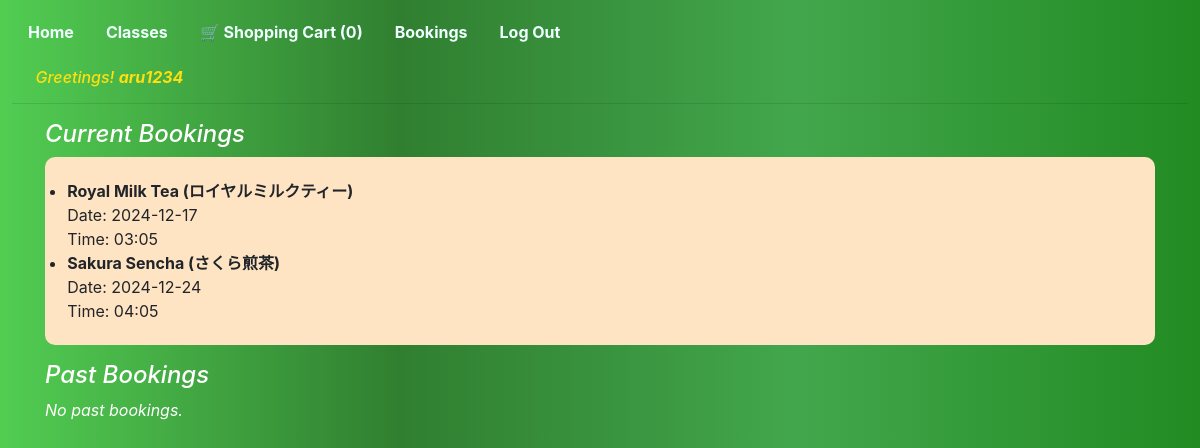
The app's page /bookings/ (signed in), older data.
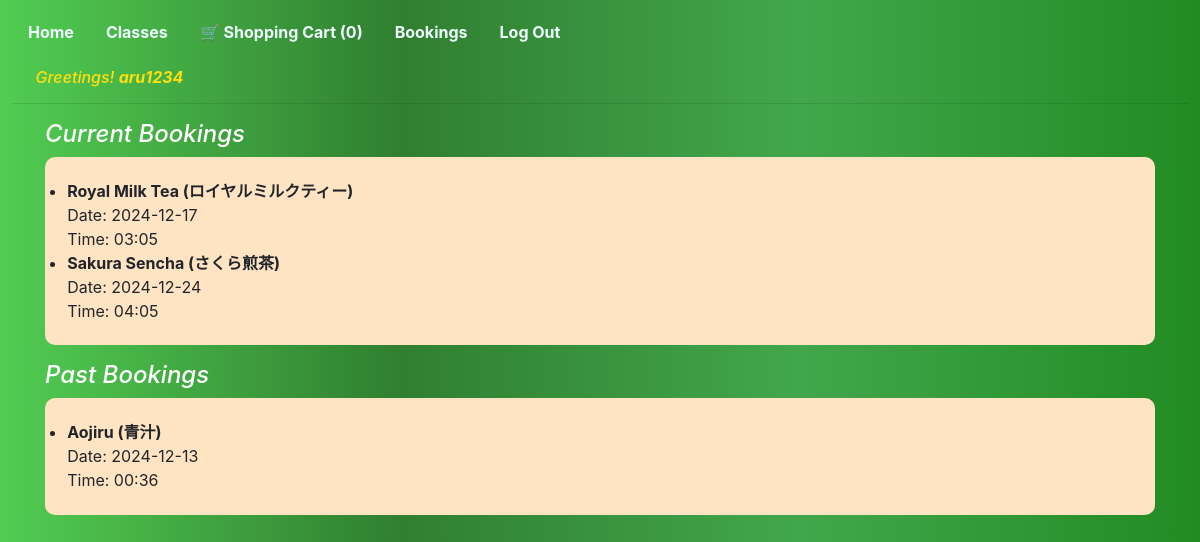
The same page, newer data.
### teabookings/models.py (models this page shows, shortened)
class BookingItem(models.Model):
    booking = models.ForeignKey(Booking, on_delete=models.CASCADE, related_name="items")
    tea_lesson = models.ForeignKey('TeaLesson', on_delete=models.CASCADE)
    quantity = models.IntegerField(default=1)
    selected_date = models.DateTimeField()
    price = models.DecimalField(max_digits=10, decimal_places=2)

class TeaLesson(models.Model):
    name = models.CharField(max_length=35)
    history = models.CharField(max_length=1000)
    price = models.IntegerField()
    itemsNeeded = models.CharField(max_length=1000)
    time = models.IntegerField()
    difficulty = models.CharField(max_length=15)
    imgUrl = models.CharField(max_length=500)
    favorite = models.ManyToManyField(User, blank=True, null=True, related_name="favoritelist")

### teabookings/views.py (the view)
# urls.py: path("bookings/", views.displaybookings, name="displaybookings"),
def displaybookings(request):
    if not request.user.is_authenticated:
        return redirect('login')
    current_booking_items = BookingItem.objects.filter(
        booking__user=request.user,
        selected_date__gte=now()
    ).order_by('selected_date')
    past_booking_items = BookingItem.objects.filter(
        booking__user=request.user,
        selected_date__lt=now()
    ).order_by('-selected_date')
    return render(request, 'teabookings/bookings.html', {
        'current_booking_items': current_booking_items,
        'past_booking_items': past_booking_items,
    })

### teabookings/contextprocessors.py (called while the page is built)
def cart_count(request):
    if request.user.is_authenticated:
        cart = Cart.objects.filter(user=request.user).first()
        return {'cart_count': cart.items.count() if cart else 0}
    return {'cart_count': 0}

### teabookings/templates/teabookings/bookings.html
{% extends "teabookings/layout.html" %}
{% load static %}
{% block body %}
<div class="container">
    <h4 class="bookingheading">Current Bookings</h4>
    {% if current_booking_items %}
        <ul  class="bookinglist">
            {% for item in current_booking_items %}
                <li>
                    <strong>{{ item.tea_lesson.name }}</strong><br>
                    Date: {{ item.selected_date|date:"Y-m-d" }}<br>
                    Time: {{ item.selected_date|time:"H:i" }}
                </li>
            {% endfor %}
        </ul>
    {% else %}
        <p>No current bookings.</p>
    {% endif %}
    <h4 class="bookingheading" >Past Bookings</h4>
    {% if past_booking_items %}
        <ul class="bookinglist">
            {% for item in past_booking_items %}
                <li>
                    <strong>{{ item.tea_lesson.name }}</strong><br>
                    Date: {{ item.selected_date|date:"Y-m-d" }}<br>
                    Time: {{ item.selected_date|time:"H:i" }}
                </li>
            {% endfor %}
        </ul>
    {% else %}
        <p class="bookingheading"> No past bookings.</p>
    {% endif %}
</div>
{% endblock %}

Row changes from the older to the newer data that the page shows:
added BookingItem: tea_lesson.name "Aojiru (青汁)", selected_date "2024-12-13", selected_date "00:36", shown under "Past Bookings"
Text that changed along with them:
text no longer shown: "No past bookings."
